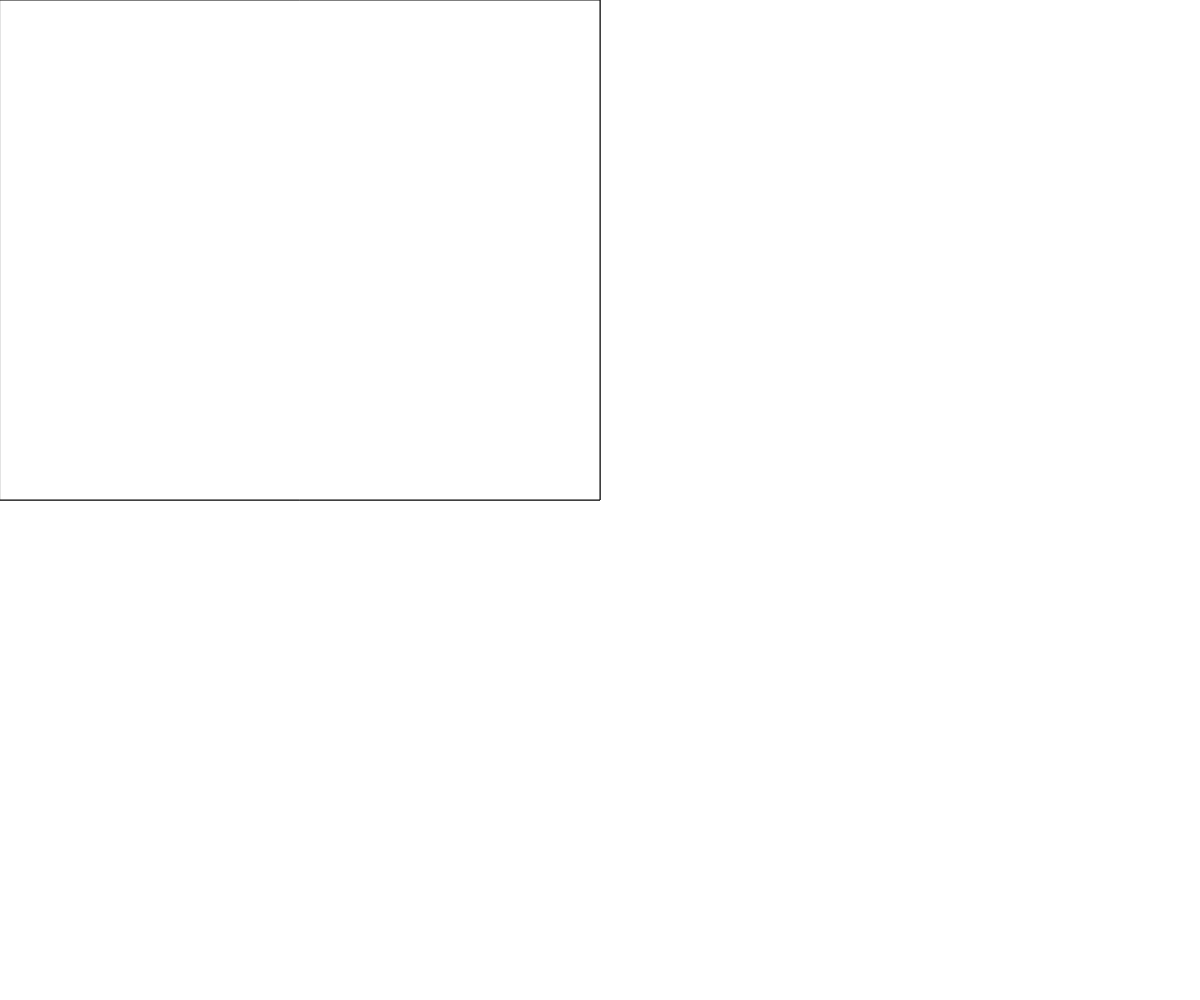
Frame 1 (no input)
Frame 60 (no input): identical to frame 1, image omitted
Frame 120 (the mouse pressed at the canvas centre since frame 60): identical to frame 1, image omitted

The p5.js sketch that drew this single still picture (run headless with seeded random() and noise() and a simulated clock; from frame 60 on, the mouse is pressed at the canvas centre):

// p5.js sketch
// ── sketch.js
// Project Title
// Your Name
// Date
//
// Extra for Experts:
// - describe what you did to take this project "above and beyond"


function setup() {
  createCanvas(windowWidth, windowHeight);

}

function rectangles(){
  rectMode(CORNER)
  //q1
  rect(width - width, height - height , width/2, height/2);
  //q2
  //rect(width + width, height  height, width/2, height/2);
  //q3
  //rect(width - width, 0, width/2, height/2);
  //q4
  rect(0, 0, width/2, height/2);


}


function draw() {
  background(255);
  rectangles();
}
